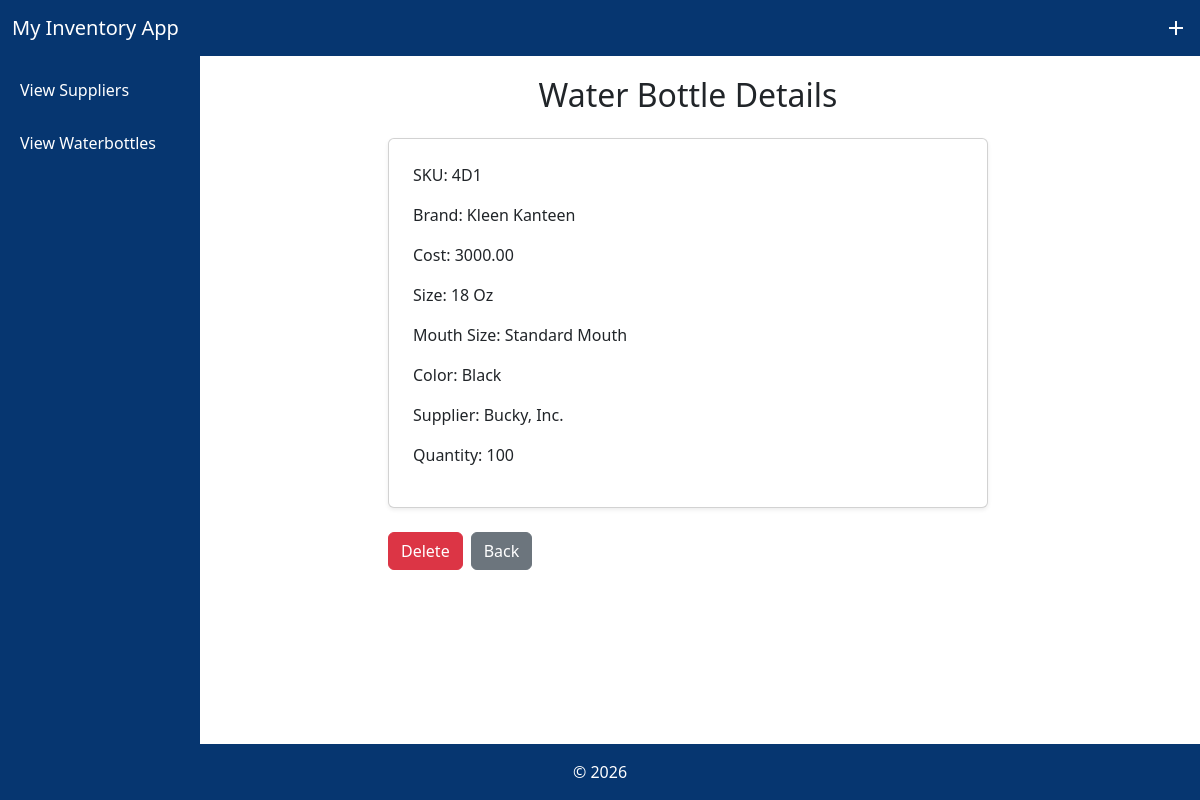
/view_bottle_details/6/, run on the app's committed database.
### MyInventoryApp/models.py (models this page shows, shortened)
class WaterBottle(models.Model):
    SKU = models.CharField(max_length=300)
    Brand = models.CharField(max_length=300)
    Cost = models.DecimalField(max_digits=100, decimal_places=2)
    Size = models.CharField(max_length=300)
    Mouth_Size = models.CharField(max_length=300)
    Color = models.CharField(max_length=300)
    Supplied_by = models.ForeignKey(Supplier,on_delete=models.CASCADE)
    Current_Quantity = models.IntegerField()
    objects = models.Manager()

class Supplier(models.Model):
    Name = models.CharField(max_length=300)
    City = models.CharField(max_length=300)
    Country = models.CharField(max_length=300)
    Created_At = models.DateTimeField(blank=True, null=True)
    objects = models.Manager()

### MyInventoryApp/views.py (the view)
# urls.py: path('view_bottle_details/<int:pk>/', views.view_bottle_details, name='view_bottle_details'),
def view_bottle_details(request, pk):
    bottle = get_object_or_404(WaterBottle, pk=pk)
    return render(request, 'MyInventoryApp/view_bottle_details.html', {'bottle': bottle})

### MyInventoryApp/templates/MyInventoryApp/view_bottle_details.html
{% extends "MyInventoryApp/base.html" %}
{% block content %}
<div class="row justify-content-center">
  <div class="col-md-8">
    <h2 class="mb-4 text-center">Water Bottle Details</h2>
    <div class="card shadow-sm p-4">
      <p>SKU: {{ bottle.SKU }}</p>
      <p>Brand: {{ bottle.Brand }}</p>
      <p>Cost: {{ bottle.Cost }}</p>
      <p>Size: {{ bottle.Size }}</p>
      <p>Mouth Size: {{ bottle.Mouth_Size }}</p>
      <p>Color: {{ bottle.Color }}</p>
      <p>Supplier: {{ bottle.Supplied_by.Name }}</p>
      <p>Quantity: {{ bottle.Current_Quantity }}</p>
    </div>
    <div class="mt-4 d-flex gap-2">
      <a href="{% url 'delete_bottle' bottle.pk %}" class="btn btn-danger">Delete</a>
      <a href="{% url 'view_bottles' %}" class="btn btn-secondary">Back</a>
    </div>
  </div>
</div>
{% endblock %}

### MyInventoryApp/templates/MyInventoryApp/base.html (style rules this page uses)
body { display: flex; flex-direction: column; margin: 0; min-height: 100vh; }

### data on the page
WaterBottle: SKU "4D1", Brand "Kleen Kanteen", Cost "3000.00", Size "18 Oz", Mouth_Size "Standard Mouth", Color "Black", Supplied_by.Name "Bucky, Inc.", Current_Quantity "100"
